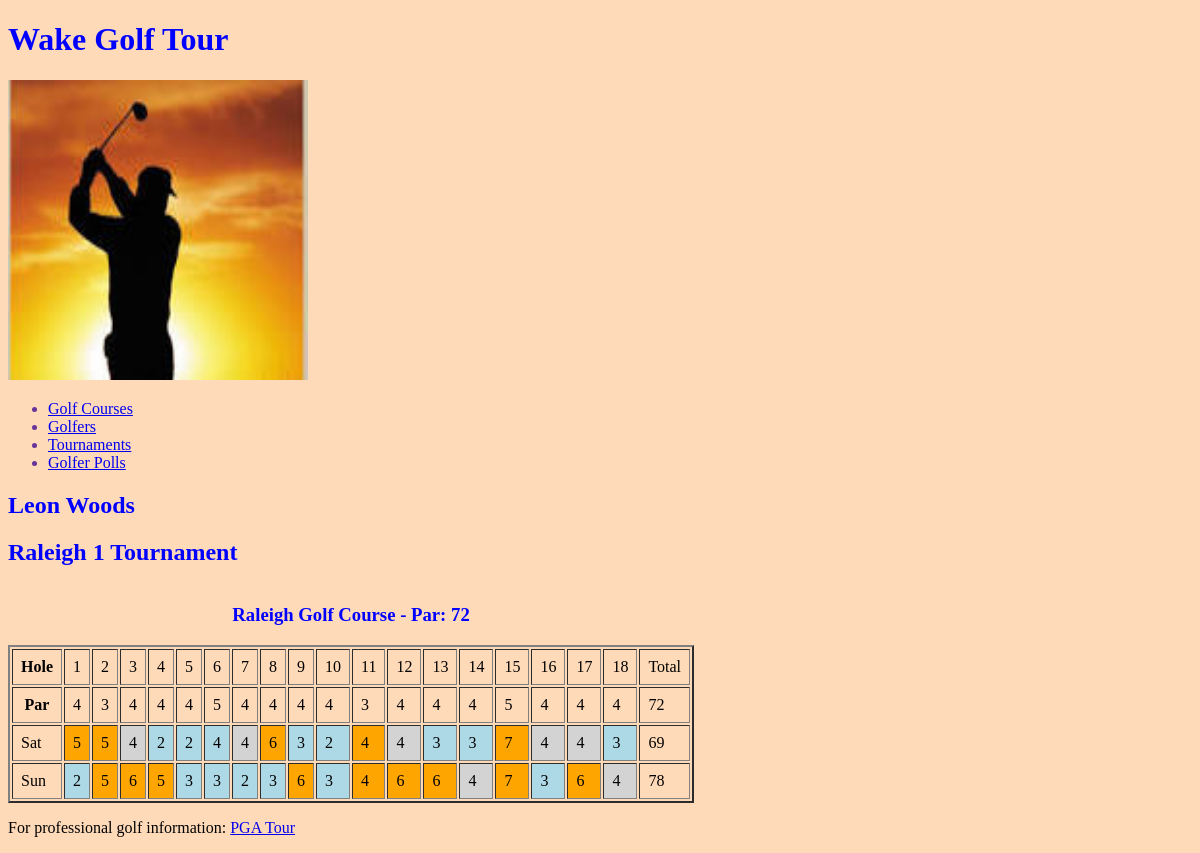
The app's page /golfer/1/round_scores/ with its own data.
### golfer/models.py (models this page shows, shortened)
class TournGolfer(models.Model):
    tg_id = models.IntegerField(primary_key=True)
    tg_tourn = models.ForeignKey(Tournament, models.DO_NOTHING)
    tg_golfer = models.ForeignKey(Golfer, models.DO_NOTHING)
    def getGolferName(self):
        return self.tg_golfer.golfer_name
    def getTournName(self):
        return self.tg_tourn.tourn_name
    class Meta:
        managed = False
        db_table = 'TournGolfer'
        verbose_name = "Tournament Golfer"
        verbose_name_plural = "Tournament Golfers"

class Golfer(models.Model):
    golfer_id = models.IntegerField(primary_key=True)
    golfer_name = models.TextField()
    class Meta:
        managed = False
        db_table = 'Golfer'

class GolferRoundScores(models.Model):
    grs_id = models.IntegerField(primary_key=True)
    grs_tourn_golfer = models.ForeignKey(TournGolfer, models.DO_NOTHING)
    grs_round = models.ForeignKey(Round, models.DO_NOTHING)
    grs_total_score = models.IntegerField()
    grs_hole1_score = models.IntegerField()
    grs_hole2_score = models.IntegerField()
    grs_hole3_score = models.IntegerField()
    grs_hole4_score = models.IntegerField()
    grs_hole5_score = models.IntegerField()
    grs_hole6_score = models.IntegerField()
    grs_hole7_score = models.IntegerField()
    grs_hole8_score = models.IntegerField()
    grs_hole9_score = models.IntegerField()
    grs_hole10_score = models.IntegerField()
    grs_hole11_score = models.IntegerField()
    grs_hole12_score = models.IntegerField()
    grs_hole13_score = models.IntegerField()
    grs_hole14_score = models.IntegerField()
    grs_hole15_score = models.IntegerField()
    grs_hole16_score = models.IntegerField()
    grs_hole17_score = models.IntegerField()
    grs_hole18_score = models.IntegerField()
    def getParDiffs(self):
        scores = []
        for i in range(18):
            score = getattr(self, 'grs_hole{}_score'.format(i+1))
            scores.append(score)
        parList = self.grs_tourn_golfer.tg_tourn.tourn_course.getParList()
        print(parList)
        score_par_diff = []
        for i in range(18):
            score_par = []
            score_par.append(scores[i])
            difference = scores[i] - parList[i]
            score_par.append(difference)
            score_par_diff.append(score_par)
        return score_par_diff
    class Meta:
        managed = False
        db_table = 'GolferRoundScores'
        verbose_name = "Golfer Round Scores"
        verbose_name_plural = "Golfers Round Scores"

### tournament/models.py (models this page shows, shortened)
class Tournament(models.Model):
    tourn_id = models.IntegerField(primary_key=True)
    tourn_name = models.TextField()
    tourn_course = models.ForeignKey(GolfCourse, models.DO_NOTHING)
    tourn_start_date = models.TextField()
    tourn_num_rounds = models.IntegerField()
    tourn_num_golfers = models.IntegerField()
    class Meta:
        managed = False
        db_table = 'Tournament'

class Round(models.Model):
    round_id = models.IntegerField(primary_key=True)
    round_tourn = models.ForeignKey(Tournament, models.DO_NOTHING)
    round_day = models.TextField()
    def __str__(self):
        return ("{}".format(self.round_day))
    class Meta:
        managed = False
        db_table = 'Round'

### golf_course/models.py (models this page shows, shortened)
class GolfCourse(models.Model):
    course_id = models.IntegerField(primary_key=True)
    course_name = models.TextField()
    course_total_par = models.IntegerField()
    def getParList(self):
        hole_pars = []
        holes = Hole.objects.filter(
            hole_course_id =self.course_id)
        for hole in holes:
            hole_pars.append(hole.hole_par)
        return hole_pars
    class Meta:
        managed = False
        db_table = 'GolfCourse'
        verbose_name = "Golf Course"
        verbose_name_plural = "Golf Courses"

class Hole(models.Model):
    hole_id = models.IntegerField(primary_key=True)
    hole_course = models.ForeignKey(GolfCourse, models.DO_NOTHING)
    hole_number = models.IntegerField()
    hole_par = models.IntegerField()
    class Meta:
        managed = False
        db_table = 'Hole'

### golfer/views.py (the view)
def golfer_round_scores(request, tg_id):
    tourn_golfer = get_object_or_404(TournGolfer, pk = tg_id)
    tournament = get_object_or_404(Tournament, pk = tourn_golfer.tg_tourn.tourn_id)
    golf_course = get_object_or_404(GolfCourse, pk = tournament.tourn_course.course_id)
    holes = get_list_or_404(Hole, hole_course_id = golf_course.course_id)
    scores = GolferRoundScores.objects.filter(grs_tourn_golfer_id = tg_id)
    context = {'tourn_golfer': tourn_golfer, 'golf_course': golf_course, 'holes': holes, 'scores': scores}
    return render(request, 'golfer/golfer_round_scores.html', context)

### golfer/templates/golfer/golfer_round_scores.html (shortened to what this page needs)
{% extends parent_template|default:"golfer/base_golfer.html" %}
{% block content %}
  <h2>{{ tourn_golfer.getGolferName }}</h2>
  <h2>{{ tourn_golfer.getTournName }} Tournament</h2>
  <dl>
    <table class="Score Card" border="2" cellpadding="8">
      <caption>
        <h3>{{ golf_course.course_name }} - Par:
            {{ golf_course.course_total_par }} </h3>
      </caption>
        <tr>
          <th>Hole</th>
          {% for hole in holes %}
          <td>
            {{ hole.hole_number }}
          </td>
          {% endfor %}
          <td>Total</td>
        </tr>
        <tr>
          <th>Par</th>
          {% for hole in holes %}
          <td>
            {{ hole.hole_par }}
          </td>
          {% endfor %}
          <td>{{ golf_course.course_total_par}}</td>
        </tr>
        {% for score in scores %}
          <tr>
            <td>{{ score.grs_round }}</td>
            {% for score, diff in score.getParDiffs %}
              {% if diff < 0 %}
                <td style=" background-color: lightblue">{{ score }}</td>
              {% elif diff > 0 %}
                <td style=" background-color: orange">{{ score }}</td>
              {% else %}
                <td style=" background-color: lightgray">{{ score }}</td>
              {% endif %}
            {% endfor %}
            <td>{{ score.grs_total_score }}</td>
          </tr>
        {% endfor %}
    </table>
  </dl>
{% endblock %}

### golfer/static/golfer/style.css (style rules this page uses)
body { background-color: peachpuff; }
h2 { font-family: Tahoma; color: blue; }
h3 { font-family: Tahoma; color: blue; }

### records on screen
TournGolfer: getGolferName "Leon Woods", getTournName "Raleigh 1"
GolfCourse: course_name "Raleigh Golf Course", course_total_par "72"
Hole: hole_number "1", hole_par "4"
Hole: hole_number "2", hole_par "3"
Hole: hole_number "3", hole_par "4"
Hole: hole_number "4", hole_par "4"
Hole: hole_number "5", hole_par "4"
Hole: hole_number "6", hole_par "5"
Hole: hole_number "7", hole_par "4"
Hole: hole_number "8", hole_par "4"
Hole: hole_number "9", hole_par "4"
Hole: hole_number "10", hole_par "4"
Hole: hole_number "11", hole_par "3"
Hole: hole_number "12", hole_par "4"
Hole: hole_number "13", hole_par "4"
Hole: hole_number "14", hole_par "4"
Hole: hole_number "15", hole_par "5"
Hole: hole_number "16", hole_par "4"
Hole: hole_number "17", hole_par "4"
Hole: hole_number "18", hole_par "4"
GolferRoundScores: grs_round "Sat", getParDiffs "5" "5" "6" "4" "7", getParDiffs "4" "4" "4" "4" "4", getParDiffs "2" "2" "4" "3" "2" "3" "3" "3", grs_total_score "69"
GolferRoundScores: grs_round "Sun", getParDiffs "2" "3" "3" "2" "3" "3" "3", getParDiffs "5" "6" "5" "6" "4" "6" "6" "7" "6", getParDiffs "4" "4", grs_total_score "78"
